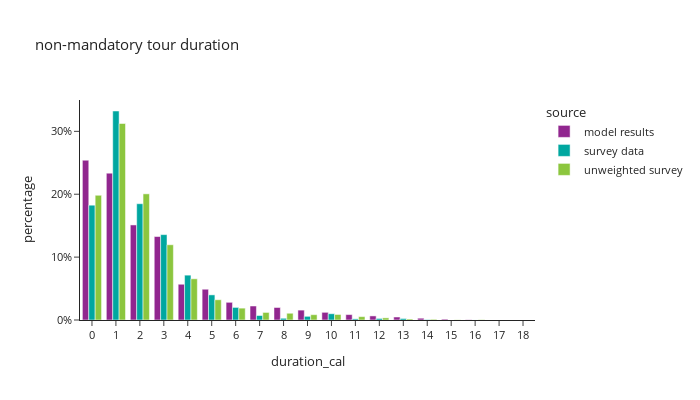

This figure's notebook cell:
### Code cell
non_m_tour_data['duration_cal'] = non_m_tour_data['end'] - non_m_tour_data['start']

df_plot = non_m_tour_data.groupby(['source','duration_cal'])[['trip_weight_2017_2019']].sum().reset_index()
df_plot['percentage'] = df_plot.groupby(['source'], group_keys=False)['trip_weight_2017_2019']. \
    apply(lambda x: x / float(x.sum()))

fig = px.bar(df_plot, x="duration_cal", y="percentage", color="source",barmode="group",
             title="non-mandatory tour duration")
fig.for_each_annotation(lambda a: a.update(text = a.text.split("=")[-1]))
fig.update_layout(height=400, width=700, yaxis=dict(tickformat=".0%"), xaxis=dict(dtick="1"))
fig.show()

### Figure 1 — Plotly figure (JSON) as saved in the notebook; plotly's stock layout.template omitted (floating-point values rounded to 4 significant figures)
{"data": [{"alignmentgroup": "True", "hovertemplate": "source=model results<br>duration_cal=%{x}<br>percentage=%{y}<extra></extra>", "legendgroup": "model results", "marker": {"color": "#91268F", "pattern": {"shape": ""}}, "name": "model results", "offsetgroup": "model results", "orientation": "v", "showlegend": true, "textposition": "auto", "type": "bar", "x": [0.0, 1.0, 2.0, 3.0, 4.0, 5.0, 6.0, 7.0, 8.0, 9.0, 10.0, 11.0, 12.0, 13.0, 14.0, 15.0, 16.0, 17.0, 18.0], "xaxis": "x", "y": [0.2541, 0.2336, 0.1512, 0.1327, 0.05685, 0.04891, 0.02811, 0.02226, 0.0199, 0.01573, 0.0122, 0.008608, 0.006481, 0.004742, 0.002848, 0.001345, 0.0004023, 4.38e-05, 2.326e-06], "yaxis": "y"}, {"alignmentgroup": "True", "hovertemplate": "source=survey data<br>duration_cal=%{x}<br>percentage=%{y}<extra></extra>", "legendgroup": "survey data", "marker": {"color": "#00A7A0", "pattern": {"shape": ""}}, "name": "survey data", "offsetgroup": "survey data", "orientation": "v", "showlegend": true, "textposition": "auto", "type": "bar", "x": [0.0, 1.0, 2.0, 3.0, 4.0, 5.0, 6.0, 7.0, 8.0, 9.0, 10.0, 11.0, 12.0, 13.0, 14.0, 15.0, 16.0], "xaxis": "x", "y": [0.1826, 0.3324, 0.1849, 0.1358, 0.07131, 0.03995, 0.02002, 0.00713, 0.002756, 0.005859, 0.009964, 0.001816, 0.002464, 0.002386, 0.0006628, 2.971e-05, 6.555e-05], "yaxis": "y"}, {"alignmentgroup": "True", "hovertemplate": "source=unweighted survey<br>duration_cal=%{x}<br>percentage=%{y}<extra></extra>", "legendgroup": "unweighted survey", "marker": {"color": "#8CC63E", "pattern": {"shape": ""}}, "name": "unweighted survey", "offsetgroup": "unweighted survey", "orientation": "v", "showlegend": true, "textposition": "auto", "type": "bar", "x": [0.0, 1.0, 2.0, 3.0, 4.0, 5.0, 6.0, 7.0, 8.0, 9.0, 10.0, 11.0, 12.0, 13.0, 14.0, 15.0, 16.0], "xaxis": "x", "y": [0.1983, 0.3125, 0.2006, 0.1197, 0.06552, 0.03219, 0.01886, 0.01203, 0.01073, 0.008454, 0.008779, 0.005365, 0.003414, 0.001626, 0.001138, 0.0003252, 0.0004877], "yaxis": "y"}], "layout": {"barmode": "group", "height": 400, "legend": {"title": {"text": "source"}, "tracegroupgap": 0}, "title": {"text": "non-mandatory tour duration"}, "width": 700, "xaxis": {"anchor": "y", "domain": [0.0, 1.0], "dtick": "1", "title": {"text": "duration_cal"}}, "yaxis": {"anchor": "x", "domain": [0.0, 1.0], "tickformat": ".0%", "title": {"text": "percentage"}}}}
